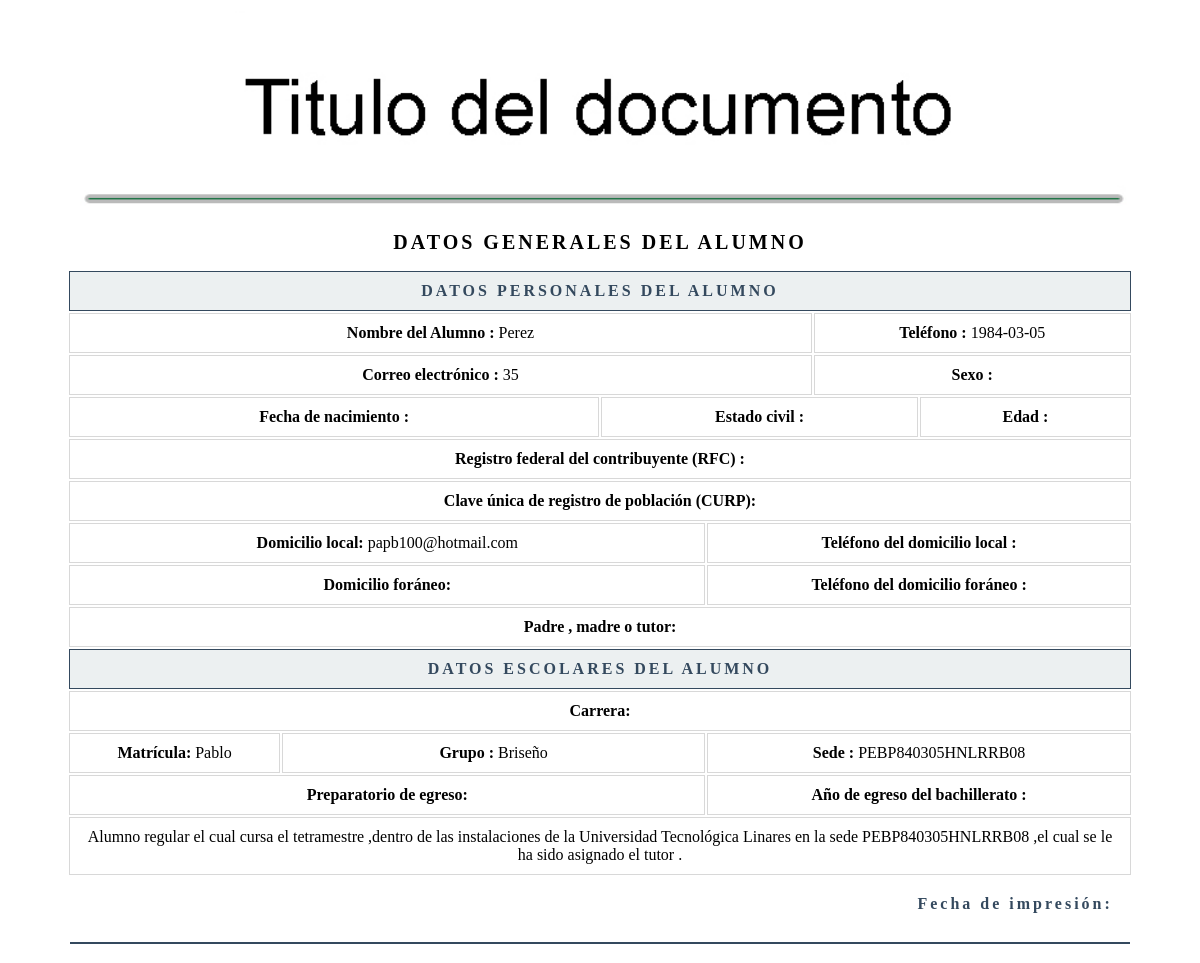
Page /app/informes/datos.php?id=1 on the earlier database version.
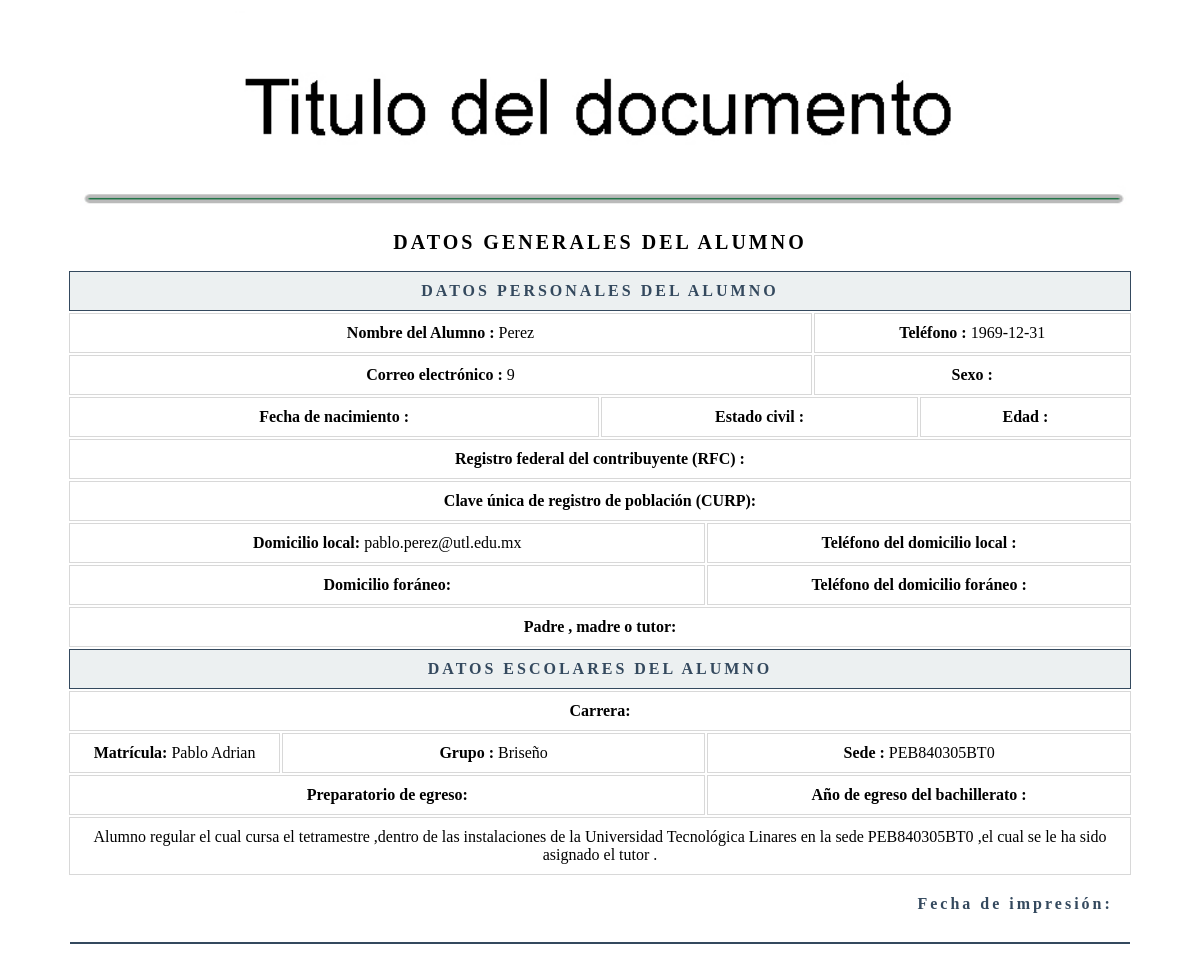
Same page on the later database version.
### tables this page shows
CREATE TABLE `datos` (
  `id` int(11) NOT NULL auto_increment,
  `nombre` text,
  `ap_paterno` text,
  `ap_materno` text,
  `fecha_nac` date default NULL,
  `edad` int(11) default NULL,
  `correo` text,
  `curp` text,
  `fecha_registro` date default NULL,
  `hora_registro` time default NULL,
  `activo` tinyint(1) default NULL,
  PRIMARY KEY  (`id`)
);

### app/informes/datos.php (the view, shortened to what this page needs)
<?php
include'../conexiones/conexionli.php';
$Id=$_REQUEST["id"];
mysqli_set_charset($conexionLi, 'utf8');
$cadena = "SELECT
                id,
                nombre,
                ap_paterno,
                ap_materno,
                fecha_nac,
                edad,
                correo,
                curp,
                activo
            FROM
                datos
            WHERE
                id = $Id";
$consultar = mysqli_query($conexionLi, $cadena);
$row = mysqli_fetch_array($consultar);
 ?>
<table border="0">
    <col style="width: 100%" class="col1">
    <tr>
        <td>
            <img src="../images/encabezado.jpg" alt="">
        </td>
    </tr>
</table>
<table border="0">
    <col style="width: 10%">
    <col style="width: 10%">
    <col style="width: 10%">
    <col style="width: 10%">
    <col style="width: 10%">
    <col style="width: 10%">
    <col style="width: 10%">
    <col style="width: 10%">
    <col style="width: 10%">
    <col style="width: 10%">
    <tr border="0">
        <td></td><td></td><td></td><td></td><td></td><td></td><td></td><td></td><td></td><td></td>
    </tr>
    <tr >
        <td  colspan="10" class="titular2">
            DATOS GENERALES DEL ALUMNO
        </td>
    </tr>
    <tr >
        <td  colspan="10" class="titular">
            Datos personales del Alumno
        </td>
    </tr>
    <tr >
        <td  colspan="7" class="borde">
            <strong>Nombre del Alumno :</strong> <?php echo "$row[2]"; ?>
        </td>
        <td  colspan="3" class="borde">
            <strong>Teléfono :</strong> <?php echo "$row[4]"; ?>
        </td>
    </tr>
    <tr >
        <td  colspan="7" class="borde">
            <strong>Correo electrónico :</strong> <?php echo "$row[5]"; ?>
        </td>
        <td  colspan="3" class="borde">
            <strong>Sexo :</strong> <?php echo "$sexo"; ?>
        </td>
    </tr>
    <tr >
        <td  colspan="5" class="borde">
            <strong>Fecha de nacimiento :</strong> <?php echo "$fechaE"; ?>
        </td>
        <td  colspan="3" class="borde">
            <strong>Estado civil :</strong> <?php echo "$row[12]"; ?>
        </td>
        <td  colspan="2" class="borde">
            <strong>Edad :</strong> <?php echo "$edads"; ?>
        </td>
    </tr>
    <tr >
        <td  colspan="10" class="borde">
            <strong>Registro federal del contribuyente (RFC) :</strong> <?php echo "$row[10]"; ?>
        </td>
    </tr>
    <tr >
        <td  colspan="10" class="borde">
            <strong>Clave única de registro de población (CURP):</strong> <?php echo "$row[11]"; ?>
        </td>
    </tr>
    <tr >
        <td  colspan="6" class="borde">
            <strong>Domicilio local:</strong> <?php echo "$row[6]"; ?>
        </td>
        <td  colspan="4" class="borde">
            <strong>Teléfono del domicilio local :</strong> <?php echo "$row[17]"; ?>
        </td>
    </tr>
    <tr >
        <td  colspan="6" class="borde">
            <strong>Domicilio foráneo:</strong> <?php echo "$row[9]"; ?>
        </td>
        <td  colspan="4" class="borde">
            <strong>Teléfono del domicilio foráneo :</strong> <?php echo "$row[18]"; ?>
        </td>
    </tr>
    <tr >
        <td  colspan="12" class="borde">
            <strong>Padre , madre o tutor:</strong> <?php echo "$row[22]"; ?>
        </td>
    </tr>
    <tr >
        <td  colspan="10" class="titular">
            Datos escolares del Alumno
        </td>
    </tr>
    <tr >
        <td  colspan="10" class="borde">
            <strong>Carrera:</strong> <?php echo "$row[19]"; ?>
        </td>
    </tr>
    <tr >
        <td  colspan="2" class="borde">
            <strong>Matrícula:</strong> <?php echo "$row[1]"; ?>
        </td>
        <td  colspan="4" class="borde">
            <strong>Grupo :</strong> <?php echo "$row[3]"; ?>
        </td>
        <td  colspan="4" class="borde">
            <strong>Sede :</strong> <?php echo "$row[7]"; ?>
        </td>
    </tr>
    <tr >
        <td  colspan="6" class="borde">
            <strong>Preparatorio de egreso:</strong> <?php echo "$row[14]"; ?>
        </td>
        <td  colspan="6" class="borde">
            <strong>Año de egreso del bachillerato :</strong> <?php echo "$row[15]"; ?>
        </td>
    </tr>
    <tr >
        <td  colspan="10" class="borde">
            Alumno regular el cual cursa el tetramestre <?php echo "$row[20]"; ?> ,dentro de las instalaciones de la Universidad Tecnológica Linares en la sede <?php echo "$row[7]"; ?> ,el cual se le ha sido asignado el tutor <?php echo "$row[21]"; ?>.
        </td>
    </tr>
    <tr >
        <td  colspan="10" class="fecha">
            <strong>Fecha de impresión:</strong> <?php echo "$fechai"; ?>
        </td>
    </tr>
    <tr>
        <td  colspan="10" align="center">
            <hr>
        </td>
    </tr>
</table>

### app/informes/datos.php (style rules this page uses)
hr { border: solid 1px #34495e; }
td.borde { text-align: left; border: solid 1px #D8D8D8; padding: 10px; text-align: center; }
td.titular { text-align: center; border: solid 1px #34495e; background: #ecf0f1; color:#34495e; font-weight: bold; text-transform: uppercase; letter-spacing: 3px; padding: 10px; }
td.titular2 { text-align: center; border: solid 0px #34495e; background: #fff; color:#000; font-weight: bold; text-transform: uppercase; letter-spacing: 3px; padding: 15px; font-size:20px; }
td.fecha { text-align: right; border: solid 0px #34495e; background: #ffffff; color:#34495e; letter-spacing: 3px; padding: 18px; }
img { width: 100%; }

Differences in the rows shown:
changed datos "Perez": fecha_nac "1984-03-05" → "1969-12-31"; edad "35" → "9"; correo "papb100@hotmail.com" → "pablo.perez@utl.edu.mx"; nombre "Pablo" → "Pablo Adrian"; curp "PEBP840305HNLRRB08" → "PEB840305BT0"
